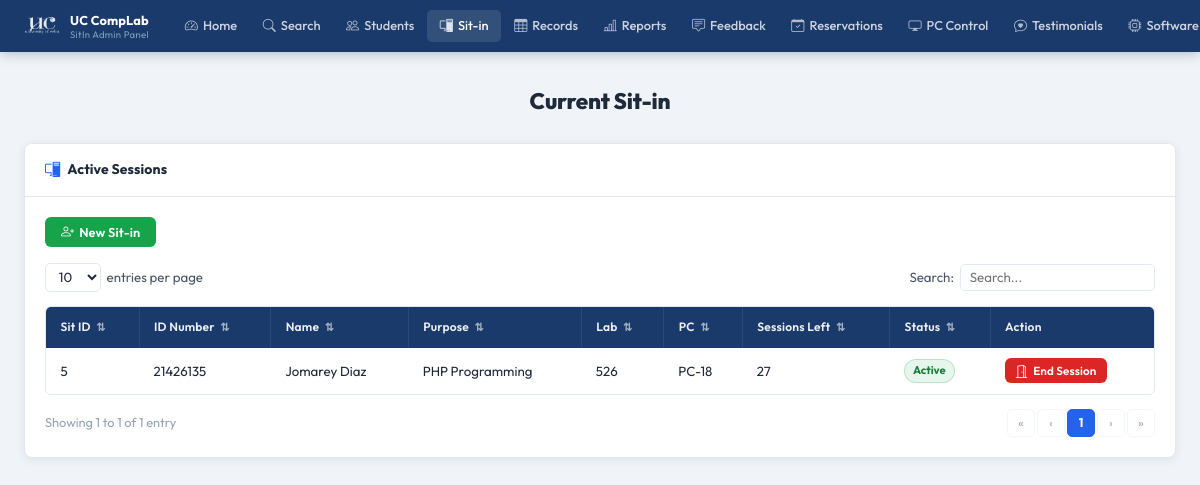
Page /pages/admin/sitin.php (signed in) on the earlier database version.
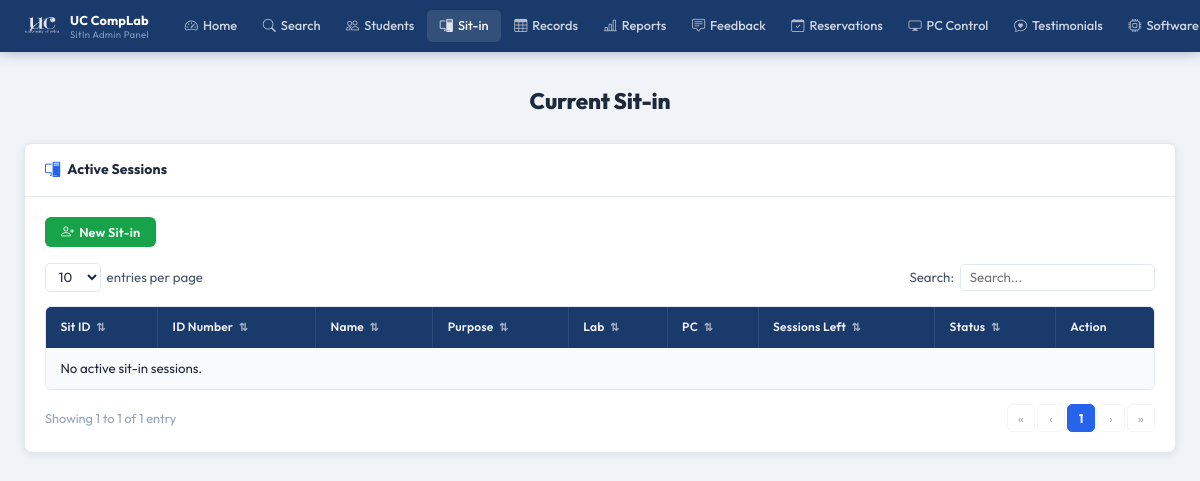
Same page on the later database version.
### tables this page shows
CREATE TABLE sit_in_logs (
            id          INTEGER PRIMARY KEY AUTOINCREMENT,
            user_id     INTEGER NOT NULL,
            lab_room    TEXT    NOT NULL,
            purpose     TEXT,
            status      TEXT    DEFAULT 'active',
            login_time  DATETIME DEFAULT CURRENT_TIMESTAMP,
            logout_time DATETIME, pc_number INTEGER,
            FOREIGN KEY (user_id) REFERENCES users(id) ON DELETE CASCADE
        );

CREATE TABLE users (
            id                 INTEGER PRIMARY KEY AUTOINCREMENT,
            first_name         TEXT    NOT NULL,
            last_name          TEXT    NOT NULL,
            middle_name        TEXT,
            student_id         TEXT    UNIQUE NOT NULL,
            course             TEXT    NOT NULL,
            course_level       INTEGER NOT NULL,
            email              TEXT    UNIQUE NOT NULL,
            address            TEXT    NOT NULL,
            password           TEXT    NOT NULL,
            remaining_sessions INTEGER DEFAULT 30,
            created_at         DATETIME DEFAULT CURRENT_TIMESTAMP
        , profile_picture TEXT, points INTEGER DEFAULT 0);

### pages/admin/sitin.php (the view, shortened to what this page needs)
<?php
$base = '../../';
$db = getDB();
$sitins = $db->query("
    SELECT s.id, u.id AS user_id, u.student_id,
           u.first_name || ' ' || u.last_name AS full_name,
           s.purpose, s.lab_room, u.remaining_sessions, s.status, s.login_time, s.pc_number
    FROM sit_in_logs s
    JOIN users u ON u.id = s.user_id
    WHERE s.logout_time IS NULL
    ORDER BY s.login_time DESC
")->fetchAll();
?>
<!DOCTYPE html>
<html lang="en">
<head>
  <link rel="stylesheet" href="<?= $base ?>assets/css/admin.css"/>
  <link rel="stylesheet" href="https://cdn.jsdelivr.net/npm/bootstrap-icons@1.11.3/font/bootstrap-icons.css"/>
</head>
<body>
<?php require_once __DIR__ . '/../../includes/admin-navbar.php'; ?>
<div class="admin-page">
  <div class="admin-inner">
    <h1 class="a-page-title">Current Sit-in</h1>
    <div class="a-card">
      <div class="a-card-header">
        <i class="bi bi-pc-display"></i> Active Sessions
      </div>
      <div class="a-card-body">
        <div style="margin-bottom:1rem;">
          <button class="a-btn a-btn-green" onclick="openModal('searchStudentModal')">
            <i class="bi bi-person-plus"></i> New Sit-in
          </button>
        </div>
        <div class="a-table-controls">
          <div class="a-entries-wrap">
            <select id="sitSelect" class="a-entries-select">
              <option>10</option><option>25</option><option>50</option>
            </select>
            <span>entries per page</span>
          </div>
          <div class="a-search-wrap">
            <label>Search:</label>
            <input type="text" id="sitSearch" class="a-search-box" placeholder="Search..."/>
          </div>
        </div>
        <div class="a-table-wrap">
          <table class="a-table" id="sitTable">
            <thead>
              <tr>
                <th class="a-sortable" data-col="0">Sit ID <span class="a-sort-icon">⇅</span></th>
                <th class="a-sortable" data-col="1">ID Number <span class="a-sort-icon">⇅</span></th>
                <th class="a-sortable" data-col="2">Name <span class="a-sort-icon">⇅</span></th>
                <th class="a-sortable" data-col="3">Purpose <span class="a-sort-icon">⇅</span></th>
                <th class="a-sortable" data-col="4">Lab <span class="a-sort-icon">⇅</span></th>
                <th class="a-sortable" data-col="5">PC <span class="a-sort-icon">⇅</span></th>
                <th class="a-sortable" data-col="6">Sessions Left <span class="a-sort-icon">⇅</span></th>
                <th class="a-sortable" data-col="7">Status <span class="a-sort-icon">⇅</span></th>
                <th>Action</th>
              </tr>
            </thead>
            <tbody id="sitBody">
              <?php if (empty($sitins)): ?>
                <tr class="a-table-empty">
                  <td colspan="9">No active sit-in sessions.</td>
                </tr>
              <?php else: ?>
                <?php foreach ($sitins as $row): ?>
                  <tr class="a-data-row">
                    <td><?= (int)$row['id'] ?></td>
                    <td><?= htmlspecialchars($row['student_id']) ?></td>
                    <td><?= htmlspecialchars($row['full_name']) ?></td>
                    <td><?= htmlspecialchars($row['purpose'] ?? '—') ?></td>
                    <td><?= htmlspecialchars($row['lab_room']) ?></td>
                    <td><?= $row['pc_number'] ? 'PC-'.str_pad($row['pc_number'],2,'0',STR_PAD_LEFT) : '—' ?></td>
                    <td><?= (int)$row['remaining_sessions'] ?></td>
                    <td><span class="a-badge badge-active">Active</span></td>
                    <td>
                      <form method="POST" action="sitin.php" style="display:inline;"
                        onsubmit="return confirm('End this session? One session will be deducted.')">
                        <button type="submit" class="a-btn a-btn-red a-btn-sm">
                          <i class="bi bi-door-open"></i> End Session
                        </button>
                      </form>
                    </td>
                  </tr>
                <?php endforeach; ?>
              <?php endif; ?>
            </tbody>
          </table>
        </div>
        <div class="a-table-footer">
          <div class="a-table-info" id="sitInfo"></div>
          <div class="a-pagination"  id="sitPag"></div>
        </div>
      </div>
    </div>
  </div>
</div>
</body>
</html>

Differences in the rows shown:
no longer on this page (row edited): sit_in_logs: id "5", user.student_id "21426135", full_name "Jomarey Diaz", purpose "PHP Programming", lab_room "526", pc_number "18", user.remaining_sessions "27"
Other differences:
text now shown: "No active sit-in sessions."
